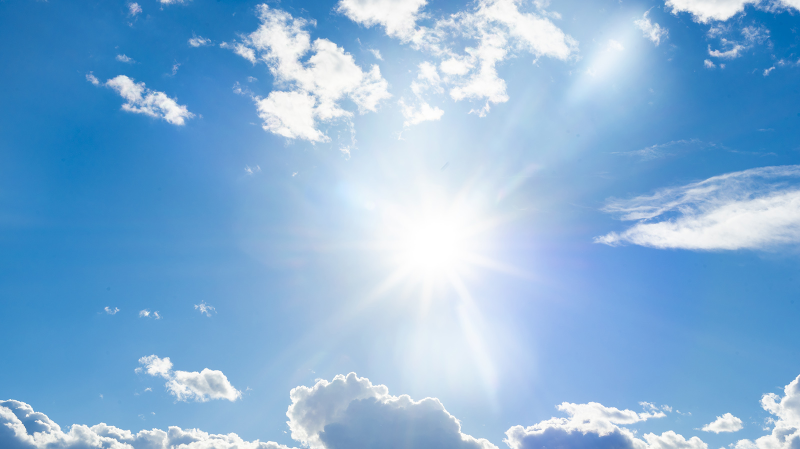
#> input picture KalmanFilter/sky.jpg, 1600 x 898 px (shown at 1/2 size)
$ python kalmanFilter.py
#> lines starting #> are read from the running program, lines starting #| are printed output that depends on the picture
import cv2
import numpy as np

class Tracker():
    """
    This class represents a tracker object that uses OpenCV and Kalman Filters.
    """

    def __init__(self, id, hsv_frame, track_window):
        """
        Initializes the Tracker object.

        Args:
            id (int): Identifier for the tracker.
            hsv_frame (numpy.ndarray): HSV frame.
            track_window (tuple): Tuple containing the initial position of the tracked object (x, y, width, height).
        """

        self.id = id

        self.track_window = track_window
        self.term_crit = (cv2.TERM_CRITERIA_COUNT | cv2.TERM_CRITERIA_EPS, 10, 1)

        # Initialize the histogram.
        x, y, w, h = track_window
        roi = hsv_frame[y:y+h, x:x+w]
        roi_hist = cv2.calcHist([roi], [0, 2], None, [15, 16],[0, 180, 0, 256])
        self.roi_hist = cv2.normalize(roi_hist, roi_hist, 0, 255, cv2.NORM_MINMAX)

        # Create a Kalman filter object with 4 state variables and 2 measurement variables.
        self.kalman = cv2.KalmanFilter(4, 2)

        # Set the measurement matrix of the Kalman filter.
        # It defines how the state variables are mapped to the measurement variables.
        # In this case, the measurement matrix is a 2x4 matrix that maps the x and y position measurements to the state variables.
        self.kalman.measurementMatrix = np.array(
            [[1, 0, 0, 0],
             [0, 1, 0, 0]], np.float32)

        # Set the transition matrix of the Kalman filter.
        # It defines how the state variables evolve over time.
        # In this case, the transition matrix is a 4x4 matrix that represents a simple linear motion model.
        self.kalman.transitionMatrix = np.array(
            [[1, 0, 1, 0],
             [0, 1, 0, 1],
             [0, 0, 1, 0],
             [0, 0, 0, 1]], np.float32)

        # Set the process noise covariance matrix of the Kalman filter.
        # It represents the uncertainty in the process model and affects how the Kalman filter predicts the next state.
        # In this case, the process noise covariance matrix is a diagonal matrix scaled by 0.03.
        self.kalman.processNoiseCov = np.array(
            [[1, 0, 0, 0],
             [0, 1, 0, 0],
             [0, 0, 1, 0],
             [0, 0, 0, 1]], np.float32) * 0.03

        cx = x+w/2
        cy = y+h/2

        # Set the initial predicted state of the Kalman filter.
        # It is a 4x1 column vector that represents the initial estimate of the tracked object's state.
        # The first two elements are the predicted x and y positions, initialized to the center of the tracked window.
        self.kalman.statePre = np.array([[cx], [cy], [0], [0]], np.float32)

        # Set the corrected state of the Kalman filter.
        # It is a 4x1 column vector that represents the current estimated state of the tracked object.
        # Initially, it is set to the same value as the predicted state.
        self.kalman.statePost = np.array([[cx], [cy], [0], [0]], np.float32)

    def update(self, frame, hsv_frame):
        """
        Updates the tracking of the object in the current frame.

        Args:
            frame (numpy.ndarray): BGR frame.
            hsv_frame (numpy.ndarray): HSV frame.
        """

        # Apply the CamShift algorithm to update the tracked window.
        hsv_roi = hsv_frame[self.track_window[1]:self.track_window[1]+self.track_window[3],
                            self.track_window[0]:self.track_window[0]+self.track_window[2]]
        mask = cv2.calcBackProject([hsv_roi], [0, 2], self.roi_hist, [0, 180, 0, 256], 1)
        _, self.track_window = cv2.CamShift(mask, self.track_window, self.term_crit)

        # Update the predicted state of the Kalman filter based on the new tracked window.
        cx = self.track_window[0] + self.track_window[2] / 2
        cy = self.track_window[1] + self.track_window[3] / 2
        self.kalman.statePre = np.array([[cx], [cy], [0], [0]], np.float32)

        # Correct the state of the Kalman filter using the new measurements.
        measurements = np.array([[cx], [cy]], np.float32)
        self.kalman.correct(measurements)

        # Get the corrected state of the Kalman filter.
        state_post = self.kalman.statePost

        # Update the tracked window with the corrected state.
        x = int(state_post[0, 0] - self.track_window[2] / 2)
        y = int(state_post[1, 0] - self.track_window[3] / 2)
        self.track_window = (x, y, self.track_window[2], self.track_window[3])


# Open the video file.
cap = cv2.VideoCapture("Threshold_video.avi")

sky = cv2.imread("sky.jpg")
#> sky is the input picture: shape (898, 1600, 3); mean B, G, R 217, 178.9, 135.5
sky= cv2.resize(sky,(640,480))
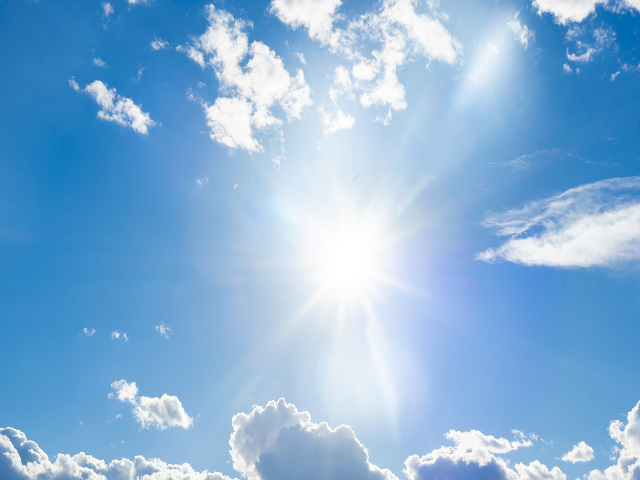
#> sky: shape (480, 640, 3); mean B, G, R 216.9, 178.8, 135.4
beach = cv2.imread("beach.jpg")
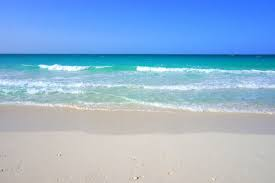
#> input picture KalmanFilter/beach.jpg, 275 x 183 px
#> beach is the input picture: shape (183, 275, 3); mean B, G, R 211.8, 179.6, 146.2
beach= cv2.resize(beach,(640,480))
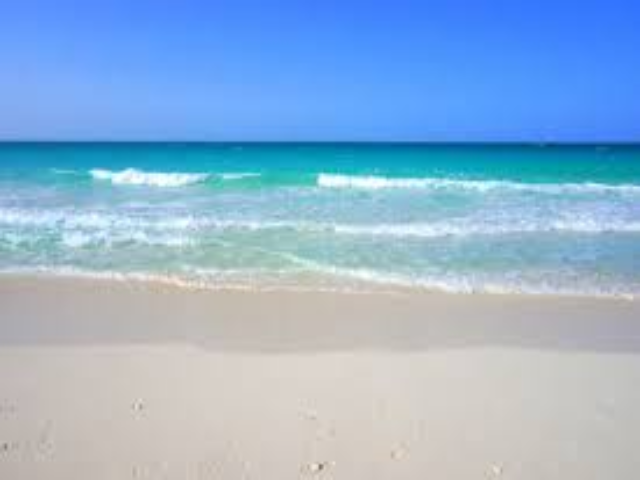
#> beach: shape (480, 640, 3); mean B, G, R 211.7, 179.5, 146.1

def gen_frame(x,y):
    frame =  np.zeros((480, 640, 3), dtype=np.uint8)
    # Draw the dot
    frame[240:,:,:] = beach[240:,:,:]
    frame[:240,:,:] = sky[240:,:,:]

    color = (x%3 == 0)*128 + 128
    cv2.circle(frame, (x, y),x%10,(color,color,color) , -1)

    cv2.circle(frame, (640 - x, 480- y), y%10,(color,color,color) , -1)
    return True,frame

# Create the KNN background subtractor.
bg_subtractor = cv2.createBackgroundSubtractorKNN()

# Set the history length for the background subtractor.
history_length = 6
bg_subtractor.setHistory(history_length)

# Create kernel for erode and dilate operations.
erode_kernel = cv2.getStructuringElement(cv2.MORPH_ELLIPSE, (3, 3))
dilate_kernel = cv2.getStructuringElement(cv2.MORPH_ELLIPSE, (5, 7))

# Create an empty list to store the tracked senators.
senators = []

# Counter to keep track of the number of history frames populated.
num_history_frames_populated = 0

# Start processing each frame of the video.
fx = 0;fy=0;
while True:
    # Read the current frame from the video.
    grabbed, frame = cap.read()
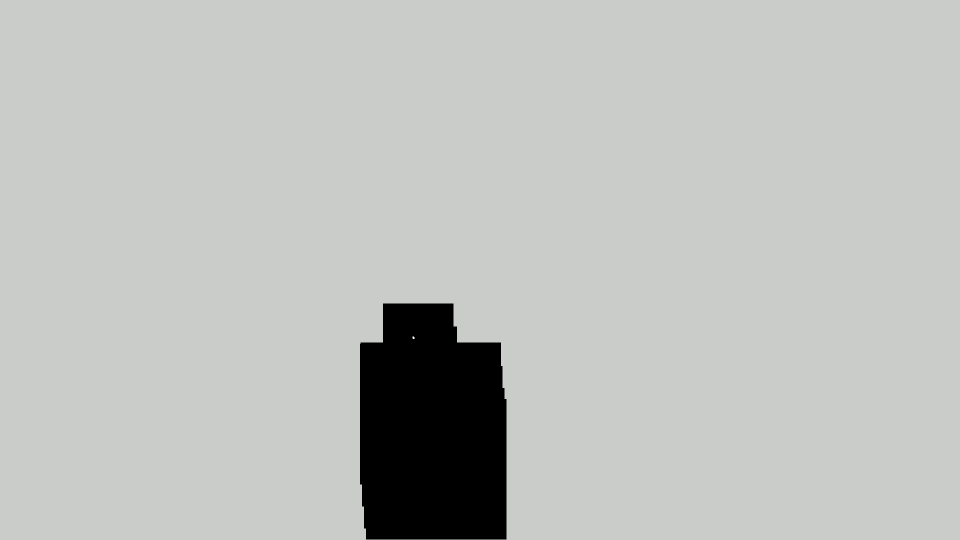
#> input picture frame 7 of KalmanFilter/Threshold_video.avi, 1920 x 1080 px (shown at 1/2 size)
#> frame is the input picture: shape (1080, 1920, 3); mean B, G, R 188.9, 191.7, 189.8
    # grabbed, frame = gen_frame(fx,fy)
    fx = (fx + 3) % 640
    fy = (fy + 3) % 480

    # If there are no more frames to read, break out of the loop.
    if not grabbed:
        break

    # Apply the KNN background subtractor to get the foreground mask.
    fg_mask = bg_subtractor.apply(frame)
#> fg_mask: shape (1080, 1920); every value is 255

    # Let the background subtractor build up a history before further processing.
    if num_history_frames_populated < history_length:
        num_history_frames_populated += 1
        continue

    # Create the thresholded image using the foreground mask.
    _, thresh = cv2.threshold(fg_mask, 127, 255, cv2.THRESH_BINARY)

    # Perform erosion and dilation to improve the thresholded image.
    cv2.erode(thresh, erode_kernel, thresh, iterations=1)
    cv2.dilate(thresh, dilate_kernel, thresh, iterations=1)

    # Find contours in the thresholded image.
    contours, hier = cv2.findContours(thresh, cv2.RETR_EXTERNAL, cv2.CHAIN_APPROX_SIMPLE)

    # Convert the frame to HSV color space for tracking.
    hsv_frame = cv2.cvtColor(frame, cv2.COLOR_BGR2HSV)

    # Draw red rectangles around large contours.
    # If there are no senators being tracked yet, create new trackers.
    should_initialize_senators = len(senators) == 0
    id = 0
    for c in contours:
        # Check if the contour area is larger than a threshold.
        if cv2.contourArea(c) > 10:
            # Get the bounding rectangle coordinates.
            (x, y, w, h) = cv2.boundingRect(c)

            # Draw a rectangle around the contour.
            cv2.rectangle(frame, (x, y), (x+w, y+h), (255, 0, 0), 1)

            # If no senators are being tracked yet, create a new tracker for each contour.
            if should_initialize_senators:
                senators.append(Tracker(id, hsv_frame, (x, y, w, h)))

        id += 1

    # Update the tracking of each senator.
    for senator in senators:
        senator.update(frame, hsv_frame)

    # Display the frame with senators being tracked.
    cv2.imshow('Senators Tracked', frame)

    # Wait for the user to press a key (110ms delay).
    k = cv2.waitKey(110)

    # If the user presses the Escape key (key code 27), exit the loop.
    if k == 27:
        break
